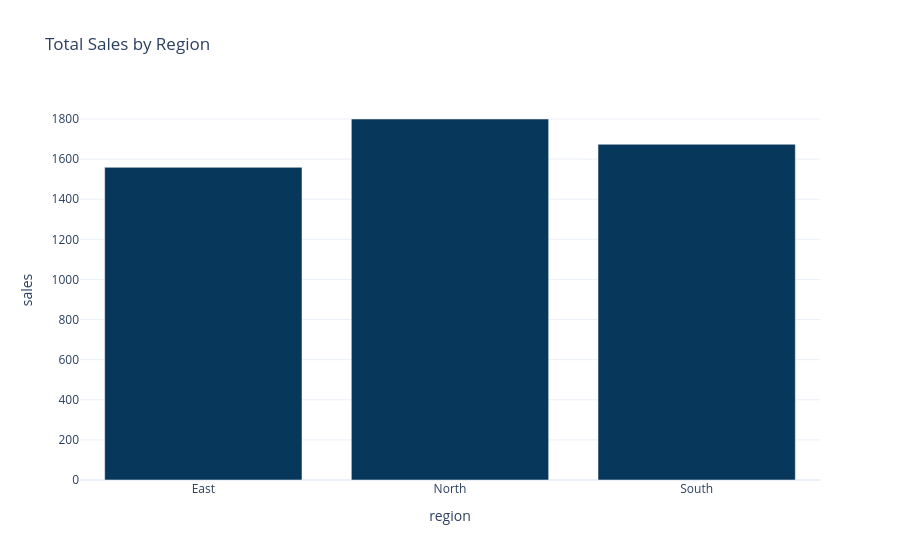

The notebook cell this image was saved under:
### Code cell
fig = px.bar(
    region_sales,
    x="region",
    y="sales",
    title="Total Sales by Region",
    color_discrete_sequence=["#07375a"])

fig.show()

### Figure 1 — Plotly figure (JSON) as saved in the notebook; plotly's stock layout.template omitted (floating-point values rounded to 4 significant figures)
{"data": [{"hovertemplate": "region=%{x}<br>sales=%{y}<extra></extra>", "legendgroup": "", "marker": {"color": "#07375a", "pattern": {"shape": ""}}, "name": "", "orientation": "v", "showlegend": false, "textposition": "auto", "type": "bar", "x": ["East", "North", "South"], "xaxis": "x", "y": [1559, 1800, 1674], "yaxis": "y"}], "layout": {"barmode": "relative", "legend": {"tracegroupgap": 0}, "title": {"text": "Total Sales by Region"}, "xaxis": {"anchor": "y", "domain": [0, 1], "title": {"text": "region"}}, "yaxis": {"anchor": "x", "domain": [0, 1], "title": {"text": "sales"}}}}
